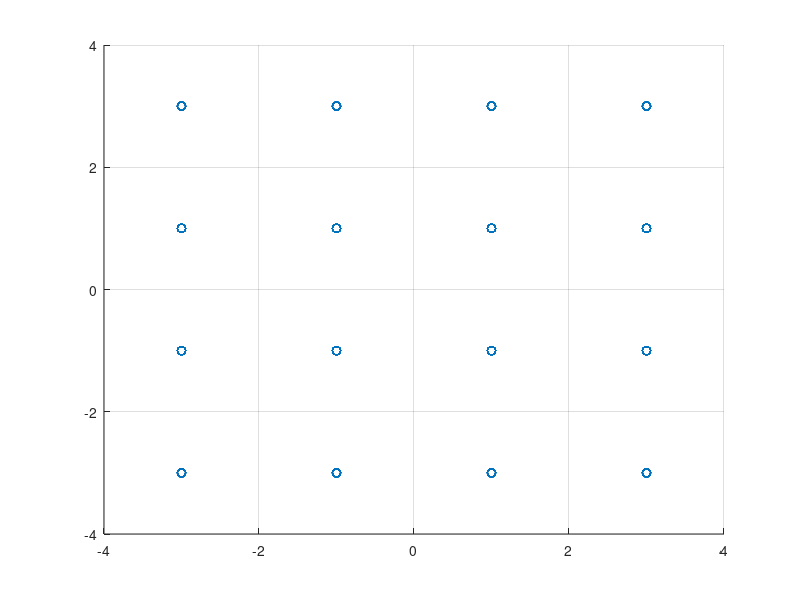
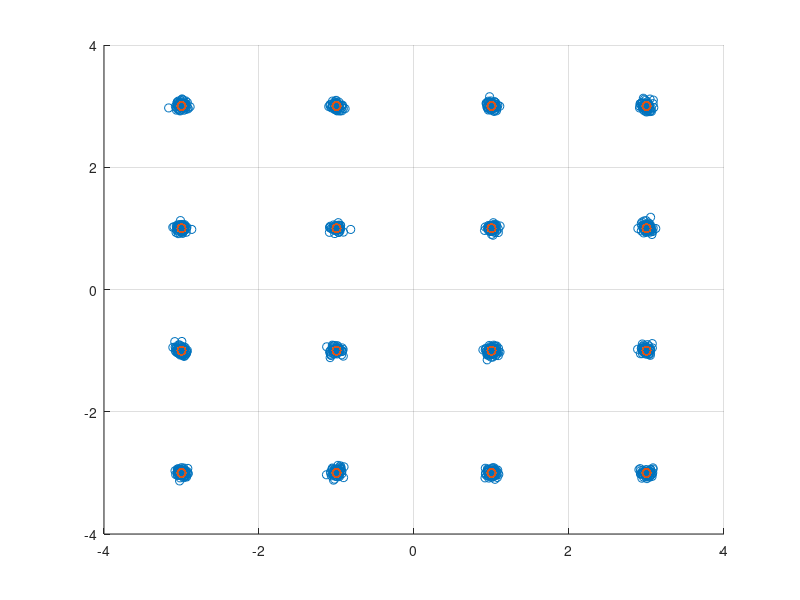

MATLAB code for these plots, in order:
clear;

% Parameter Setting

Tsym = 1; % symbol duration
Nsym = 1000; % number of symbol
Fs = 100; % sampling size
Fc = 10; % carrier frequency
Fe = 0; % 나중을 위해서  일단 남겨둔다.

N0 = 0.002;

% Simulation
t = [Tsym/Fs : Tsym/Fs : Tsym*Nsym];
Tmax = length(t);

% Symbol 생성
M=4;
symTable = zeros(1,16);

for i = 1:length(symTable)
    if mod(i,M) == 0
        symTable(i) = (2*fix(i/M)-1-M)*j+3;
    else
        symTable(i) = (2*(fix(i/M)+1)-1-M)*j+2*mod(i,M)-1-M;
    end
end
% Basis Signal 생성
phi1 = cos(2*pi*Fc*t(1:Tsym*Fs));
Es = norm(phi1);
phi1 = phi1/Es;

phi2 = -sin(2*pi*Fc*t(1:Tsym*Fs));
Es = norm(phi2);
phi2 = phi2/Es;

%% TX

% 랜덤신호만들기
m = randi(16,1,Nsym); %1~M 중 Nsym 갯수 만큼 랜덤

% 심볼신호 만들기
bbSym = zeros(1,Nsym);

for i = 1:length(m)
    if mod(m(i),M) == 0
        bbSym(i) = (2*fix(m(i)/M)-1-M)*j+3;
    else
        bbSym(i) = (2*(fix(m(i)/M)+1)-1-M)*j+2*mod(m(i),M)-1-M;
    end
end
% Up-conversion (DAC 포함)
RFsignal = zeros(1,Tmax);
for iterT = 1:Tmax
    iterSym = floor((iterT-1)/Fs)+1;
    RFsignal(iterT) = real(bbSym(iterSym))*cos(2*pi*Fc*t(iterT))/Es - imag(bbSym(iterSym))*sin(2*pi*Fc*t(iterT))/Es;
end

% 참고1 - signal 보여주기
% figure(1)
% plot(t,RFsignal);
% xlim([0 2]);

% 참고2 - 심볼신호 보여주기
s = zeros(2,Nsym);
for i = 1:Nsym
    intStart = 1+(i-1)*Tsym*Fs;
    intEnd = i*Tsym*Fs;
    s(1,i) = sum(RFsignal(intStart:intEnd).*phi1);
    s(2,i) = sum(RFsignal(intStart:intEnd).*phi2);
end
figure(2)
scatter(s(1,:),s(2,:),'r*');
grid on;
axis([-4 4 -4 4]);


%% RX
% Coherent Detection
Ich = RFsignal .* cos(2*pi*(Fc+Fe)*t)/Es;
Qch = RFsignal .* sin(2*pi*(Fc+Fe)*t)/Es;

% Baseband Signal Representation
for i = 1:Nsym
    n_start = (i-1)*Tsym*Fs;
    bbSym_rx(i) = sum(Ich(n_start+1:n_start+Tsym*Fs) - j*Qch(n_start+1:n_start+Tsym*Fs));
end
sigPower = mean(abs(bbSym_rx).^2);

% Noise Insertion
noise = sqrt(N0)*randn(1,length(bbSym_rx)) + j*sqrt(N0)*randn(1,length(bbSym_rx));
bbSymN_rx = bbSym_rx+noise;
noisePower = mean(abs(noise).^2);
SNR = 10*log10(sigPower/noisePower)

% Signal Space Representation
figure(3)
scatter(real(bbSymN_rx), imag(bbSymN_rx));
grid on;
axis([-4 4 -4 4]);
hold on;
scatter(s(1,:),s(2,:),'r*');

% Optimal Receiver
hd_bbSym = zeros(1,Nsym);
for i= 1:Nsym
    corr_result = bbSymN_rx(i)*conj(symTable);
    [dammyVal hd_index] = max(real(corr_result));
    hd_bbSym(i) = symTable(hd_index);
end
SER = sum(abs(hd_bbSym - bbSym) > 0.01) /Nsym

